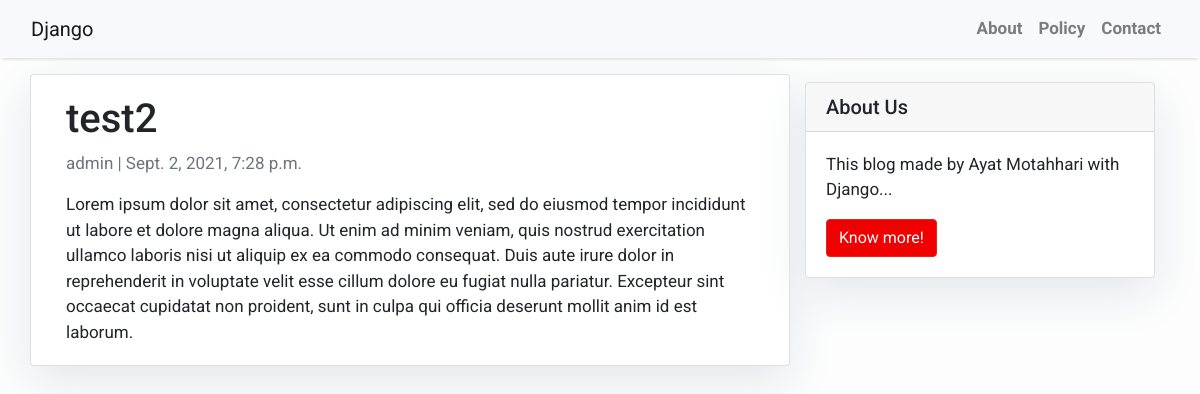
Page /test2/ on the committed database.
### blog/models.py (models this page shows, shortened)
class Post(models.Model):
    title = models.CharField(max_length=200,unique=True)
    slug = models.SlugField(max_length=200,unique=True)
    author = models.ForeignKey(User, on_delete=models.CASCADE, related_name='blog_posts')
    on_update = models.DateTimeField(auto_now=True)
    content = models.TextField()
    created_on = models.DateTimeField(auto_now_add=True)
    status = models.IntegerField(choices=STATUS,default=0)
    class Meta:
        ordering = ['-created_on']

### blog/views.py (the view)
# urls.py: path('<slug:slug>/',views.PostDetail.as_view(),name='post_detail')
class PostDetail(generic.DetailView):
    model = Post
    template_name = "post_detail.html"

### templates/post_detail.html
{% extends 'base.html' %} {% block content %}
<div class="container">
  <div class="row">
    <div class="col-md-8 card mb-4  mt-3 left  top">
      <div class="card-body">
        <h1>{% block title %} {{ object.title }} {% endblock title %}</h1>
        <p class=" text-muted">{{ post.author }} | {{ post.created_on }}</p>
        <p class="card-text ">{{ object.content | safe }}</p>
      </div>
    </div>
    {% block sidebar %} {% include 'sidebar.html' %} {% endblock sidebar %}
  </div>
</div>
{% endblock content %}

### templates/base.html (style rules this page uses)
body { font-family: "Roboto", sans-serif; font-size: 17px; background-color: #fdfdfd; }

### templates/sidebar.html (style rules this page uses)
.card { box-shadow: 0 16px 48px #E3E7EB; }

### rows in the picture
Post: title "test2", author "admin", created_on "Sept. 2, 2021, 7:28 p.m.", content "Lorem ipsum dolor sit amet, consectetur adipiscing elit, sed do eiusmod tempor incididunt ut labore et dolore magna aliqua. Ut enim ad minim veniam, quis nostrud exercitation ullamco laboris nisi ut aliquip ex ea commodo consequat. Duis aute irure dolor in reprehenderit in voluptate velit esse cillum dolore eu fugiat nulla pariatur. Excepteur sint occaecat cupidatat non proident, sunt in culpa qui officia deserunt mollit anim id est laborum."
